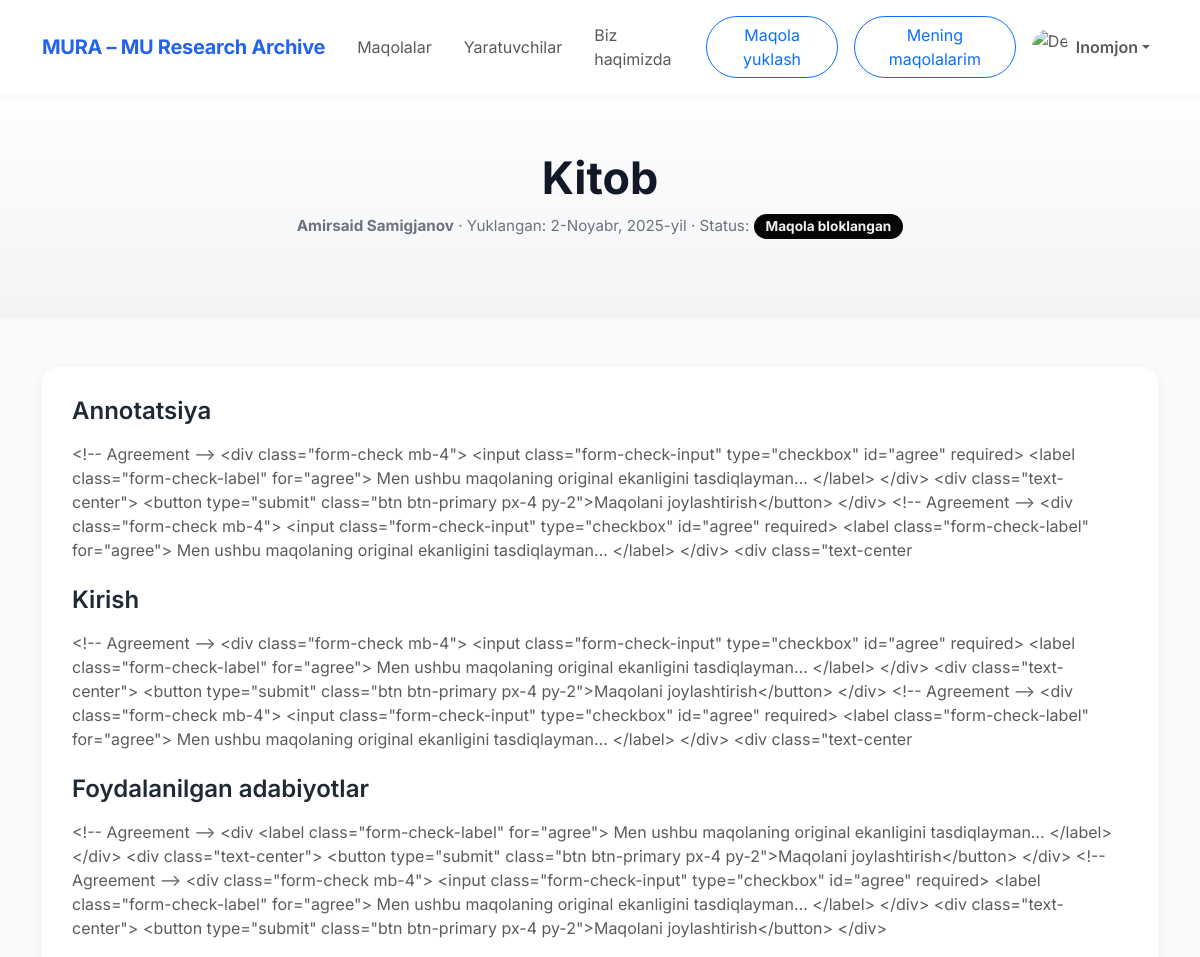
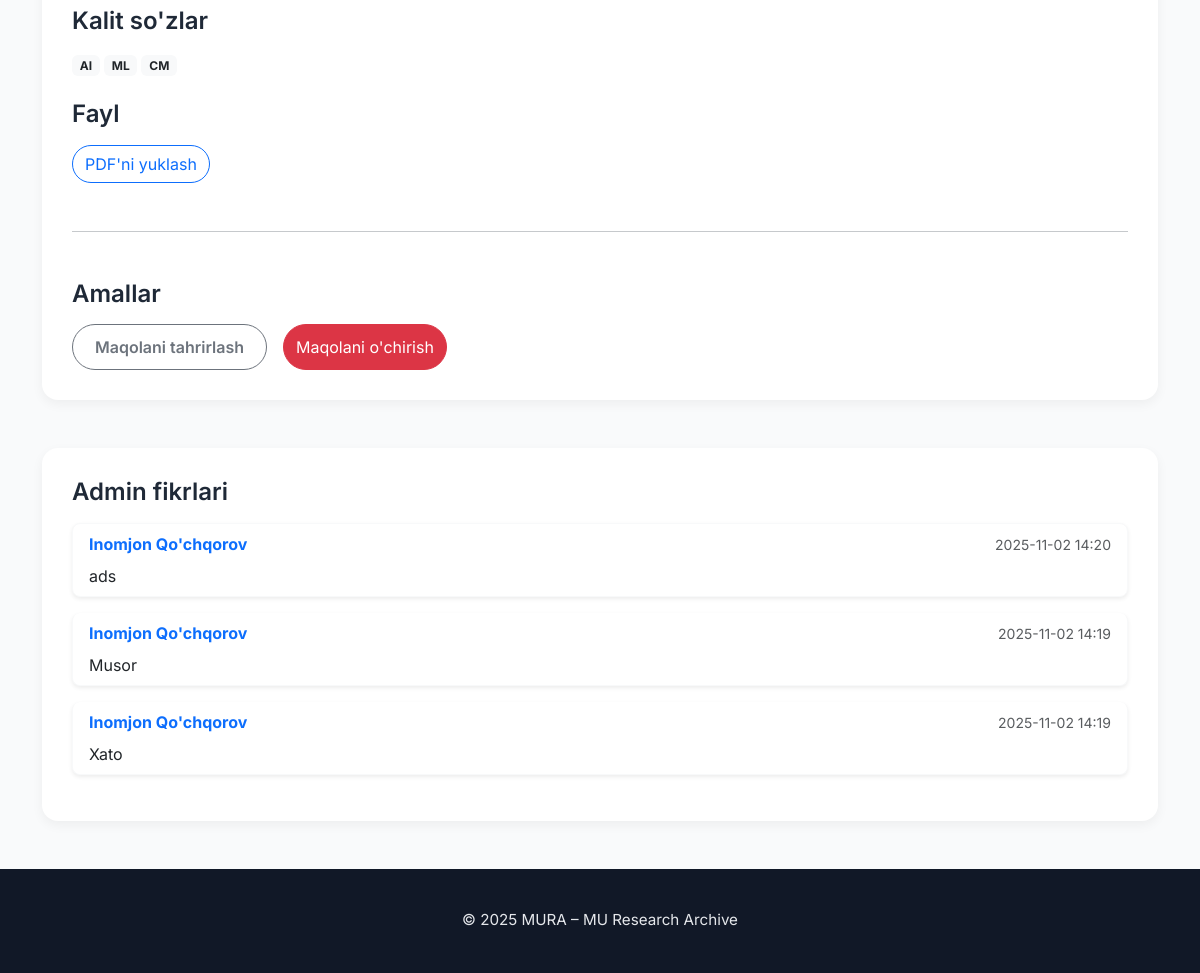
Page /my-paper/19/ (signed in) on the committed database (2 pictures, top to bottom).
### main/models.py (models this page shows, shortened)
class CustomUser(AbstractUser):
    avatar = models.ImageField(upload_to='avatars/', null=True, blank=True)
    status = models.IntegerField(default=0)

class Paper(models.Model):
    STATUS_CHOICES = [
        (1, 'draft'),
        (2, 'on_process'),
        (3, 'declined'),
        (4, 'accepted'),
        (5, 'payment_process'),
        (6, 'blocked')
    ]
    owner = models.ForeignKey(CustomUser, on_delete=models.CASCADE)
    category = models.ForeignKey('Category', on_delete=models.SET_NULL, null=True)
    title = models.CharField(
        max_length=100,
        validators=[MinLengthValidator(1)],
        help_text="Sarlavha 1–100 belgidan iborat bo‘lishi kerak."
    )
    abstract = models.TextField(
        max_length=2000,
        validators=[MinLengthValidator(100)],
        help_text="Umumiy fikr 100–2000 belgidan iborat bo‘lishi kerak."
    )
    intro = models.TextField(
        max_length=2000,
        validators=[MinLengthValidator(100)],
        help_text="Kirish qismi 100-2000 ta belgidan iborat bo‘lishi kerak."
    )
    file = models.FileField(upload_to='pdfs/')
    status = models.IntegerField(
        choices=STATUS_CHOICES,
        default=1,
        help_text="Maqolaning joriy holatini tanlang."
    )
    published_at = models.DateField(auto_now=True)
    keywords = models.CharField(
        max_length=100,
        validators=[MinLengthValidator(10)],
        help_text="Kalit so‘zlar 10–300 belgidan iborat bo‘lishi kerak."
    )
    pages = models.IntegerField(
        null=True,
        blank=True,
    )
    organization = models.CharField(
        max_length=120,
        validators=[MinLengthValidator(1)],
        null=True,
        blank=True,
        help_text="Tashkilot nomi 1–120 belgidan iborat bo‘lishi kerak."
    )
    paid_at = models.DateTimeField(null=True, blank=True)
    reject_count = models.IntegerField(default=0)
    citations = models.TextField(null=True,
                                 blank=True,
                                 max_length=2000,
                                 validators=[MinLengthValidator(100)],
                                 help_text="Foydalanilgan adabiyotlar 100–2000 belgidan iborat bo`lsin."
                                 )
    certificate = models.FileField(null=True, blank=True)

class Comment(models.Model):
    paper = models.ForeignKey(Paper, on_delete=models.CASCADE)
    comment = models.TextField()
    written_at = models.DateTimeField(auto_now_add=True)

### main/Views/main_page_buttons.py (the view)
# urls.py: path('my-paper/<int:pk>/', MyPaperDetailView.as_view(), name='my_paper'),
class MyPaperDetailView(LoginRequiredMixin, DetailView):
    model = Paper
    template_name = 'detail-owner.html'
    context_object_name = 'paper'
    login_url = 'login'
    def get_context_data(self, **kwargs):
        context = super().get_context_data(**kwargs)
        paper = self.object
        context['keywords'] = paper.keywords.split(',')
        context['comments'] = Comment.objects.filter(paper=paper).order_by('-id')
        return context

### templates/detail-owner.html (shortened to what this page needs)
{% extends "base.html" %}
{% load static %}
{% block style %}
    <link href="https://cdn.jsdelivr.net/npm/bootstrap@5.3.3/dist/css/bootstrap.min.css" rel="stylesheet"/>
    <link rel="stylesheet" href="{% static 'main/css/detail-owner.css' %}">
{% endblock %}
{% block content %}
    <section class="paper-header">
        <div class="container">
            <h1>{{ paper.title }}</h1>
            <div class="paper-meta">
                <span><strong>{{ paper.owner.first_name }} {{ paper.owner.last_name }}</strong></span> ·
                <span>Yuklangan: {{ paper.published_at }}</span> ·
                <span>Status:
                    {% if paper.status == 1 %}
                        <span class="badge badge-status badge-draft">Tekshirilmagan</span>
                    {% elif paper.status == 2 %}
                        <span class="badge badge-status badge-review">Tekshiruv jarayonida</span>
                    {% elif paper.status == 3 %}
                        <span class="badge badge-status badge-decline">Rad etilgan</span>
                    {% elif paper.status == 4 %}
                        <span class="badge badge-status badge-published">Nashr etilgan</span>
                    {% elif paper.status == 5 %}
                        <span class="badge badge-status badge-payment">To`lov jarayonida</span>
                    {% elif paper.status == 6 %}
                        <span class="badge badge-status badge-blocked">Maqola bloklangan</span>
                    {% endif %}
            </span>
            </div>
        </div>
    </section>
    <section class="container my-5">
        <div class="paper-card">
            <h4 class="fw-semibold mb-3">Annotatsiya</h4>
            <p class="text-muted mb-4">
                {{ paper.abstract }}
            </p>
            <h4 class="fw-semibold mb-3">Kirish</h4>
            <p class="text-muted mb-4">
                {{ paper.intro }}
            </p>
            <h4 class="fw-semibold mb-3">Foydalanilgan adabiyotlar</h4>
            <p class="text-muted mb-4">
                {{ paper.citations }}
            </p>
            <h4 class="fw-semibold mb-3">Kalit so'zlar</h4>
            <p>{% for key in keywords %}<span class="badge bg-light text-dark me-1">{{ key }}</span>{% endfor %}</p>
            <h4 class="fw-semibold mt-4 mb-3">Fayl</h4>
            <a href="{{ paper.file.url }}" download="{{ paper.title }}.pdf"
               class="btn btn-outline-primary rounded-pill">PDF'ni yuklash</a>
            <hr class="my-5"/>
        <h4 class="fw-semibold mb-3">Amallar</h4>
        <div class="d-flex flex-wrap gap-3">
            {% if paper.status == 1 or paper.status == 3%}
                <a href="{% url 'edit_paper' paper.id %}" class="btn btn-edit">Maqolani tahrirlash</a>
            {% else %}
                <button class="btn btn-edit" disabled>Maqolani tahrirlash</button>
            {% endif %}
            <button type="button" class="btn btn-danger rounded-pill" data-bs-toggle="modal"
                    data-bs-target="#deleteModal">Maqolani o'chirish
            </button>
        </div>
    </div>
</section>
    <section class="container my-5">
        <div class="paper-card">
            <h4 class="fw-semibold mb-3">Admin fikrlari</h4>
            {% if comments %}
                <div class="list-group">
                    {% for comment in comments %}
                        <div class="list-group-item mb-3 rounded-3 border-light shadow-sm">
                            <div class="d-flex justify-content-between align-items-center">
                                <strong class="text-primary">Inomjon Qo'chqorov</strong>
                                <small class="text-muted">{{ comment.written_at|date:"Y-m-d H:i" }}</small>
                            </div>
                            <p class="mt-2 mb-0">{{ comment.comment }}</p>
                        </div>
                    {% endfor %}
                </div>
            {% else %}
                <p class="text-muted">Hozircha bu maqola bo‘yicha admin fikrlari mavjud emas.</p>
            {% endif %}
        </div>
    </section>
{% endblock %}

### templates/base.html (shortened to what this page needs)
{% load static %}
<!DOCTYPE html>
<html lang="en">
<head>
    <link href="https://cdn.jsdelivr.net/npm/bootstrap@5.3.3/dist/css/bootstrap.min.css" rel="stylesheet"/>
    <link
            rel="stylesheet"
            href="https://cdn.jsdelivr.net/npm/bootstrap-icons@1.11.3/font/bootstrap-icons.css"
    />
    {% block style %}{% endblock %}
</head>
<body style="height: fit-content;">
<nav class="navbar navbar-expand-lg fixed-top">
    <div class="container">
        <a class="navbar-brand" href="{% url 'main' %}">MURA – MU Research Archive</a>
        <div class="collapse navbar-collapse" id="navmenu">
            <ul class="navbar-nav ms-auto align-items-lg-center">
                <li class="nav-item"><a href="{% url 'all_papers' %}" class="nav-link px-3">Maqolalar</a></li>
                <li class="nav-item"><a href="{% url 'creators' %}" class="nav-link px-3">Yaratuvchilar</a></li>
                <li class="nav-item"><a href="{% url 'about' %}" class="nav-link px-3">Biz haqimizda</a></li>
                {% if user.is_authenticated %}
                    <li class="nav-item"><a href="{% url 'upload_paper' %}"
                                            class="m-lg-2 mb-2 px-3 btn btn-outline-primary rounded-pill">Maqola
                        yuklash</a></li>
                    <li class="nav-item"><a href="{% url 'my_papers' %}"
                                            class="px-3 m-lg-2 mb-2  btn btn-outline-primary rounded-pill">Mening
                        maqolalarim</a>
                    </li>
                    <li class="nav-item dropdown">
                        <a class="nav-link dropdown-toggle d-flex align-items-center" href="#" id="profileDropdown"
                           role="button" data-bs-toggle="dropdown" aria-expanded="false">
                            {% if user.avatar %}
                                <img src="{{ user.avatar.url }}" alt="Avatar" class="rounded-circle" width="36"
                                     height="36" style="object-fit: cover;">
                            {% else %}
                                <img src="https://cdn-icons-png.flaticon.com/512/847/847969.png" alt="Default Avatar"
                                     class="rounded-circle" width="36" height="36" style="object-fit: cover;">
                            {% endif %}
                            <span class="ms-2 fw-semibold">{{ user.first_name }}</span>
                        </a>
                    </li>
                {% else %}
                    <li class="nav-item"><a href="{% url 'login' %}"
                                            class="btn btn-primary btn-sm ms-lg-3 p-2 m-1 text-white">Kirish</a></li>
                    <li class="nav-item"><a href="{% url 'register' %}"
                                            class="btn btn-primary btn-sm ms-lg-3 p-2 m-1 text-white">Ro'yxatdan
                        o'tish</a></li>
                {% endif %}
            </ul>
        </div>
    </div>
</nav>
{% block content %}
{% endblock %}
<footer>
    <div class="container">
        <p>© 2025 MURA – MU Research Archive</p>
    </div>
</footer>
</body>
</html>

### main/static/main/css/detail-owner.css (style rules this page uses)
body { font-family: 'Inter', sans-serif; background-color: #f9fafb; color: #1f2937; padding-top: 72px; }
nav { background-color: #fff; box-shadow: 0 1px 6px rgba(0,0,0,0.05); }
.navbar-brand { font-weight: 700; color: #2563eb !important; letter-spacing: -0.3px; }
.paper-header { background: linear-gradient(180deg, #ffffff 0%, #f3f4f6 100%); padding: 80px 20px; text-align: center; }
.paper-header h1 { font-size: clamp(1.8rem, 4vw, 2.8rem); font-weight: 700; color: #111827; }
.paper-meta { color: #6b7280; font-size: 0.95rem; margin-top: 8px; }
.paper-card { background: #fff; border-radius: 16px; box-shadow: 0 4px 12px rgba(0,0,0,0.05); padding: 30px; margin-bottom: 40px; }
.badge-status { font-size: 0.85rem; padding: 6px 12px; border-radius: 999px; }
.badge-blocked { background-color: #070506; color: #f0f0f0; }
footer { text-align: center; padding: 40px 0 25px; background: #111827; color: #e5e7eb; font-size: 0.95rem; }
.btn-edit { background-color: #2563eb; color: #fff; border-radius: 999px; padding: 10px 22px; font-weight: 600; }

### rows in the picture
CustomUser: first_name "Inomjon"
Paper: title "Kitob", owner.first_name "Amirsaid", owner.last_name "Samigjanov", published_at "2-Noyabr, 2025-yil", abstract "<!-- Agreement --> <div class=\"form-check mb-4\"> <input class=\"form-check-input\" type=\"checkbox\" id=\"agree\" required> <label class=\"form-check-label\" for=\"agree\"> Men ushbu maqolaning original ekanligini tasdiqlayman… </label> </div> <div class=\"text-center\"> <button type=\"submit\" class=\"btn btn-primary px-4 py-2\">Maqolani joylashtirish</button> </div> <!-- Agreement --> <div class=\"form-check mb-4\"> <input class=\"form-check-input\" type=\"checkbox\" id=\"agree\" required> <label class=\"form-check-label\" for=\"agree\"> Men ushbu maqolaning original ekanligini tasdiqlayman… </label> </div> <div class=\"text-center", intro "<!-- Agreement --> <div class=\"form-check mb-4\"> <input class=\"form-check-input\" type=\"checkbox\" id=\"agree\" required> <label class=\"form-check-label\" for=\"agree\"> Men ushbu maqolaning original ekanligini tasdiqlayman… </label> </div> <div class=\"text-center\"> <button type=\"submit\" class=\"btn btn-primary px-4 py-2\">Maqolani joylashtirish</button> </div> <!-- Agreement --> <div class=\"form-check mb-4\"> <input class=\"form-check-input\" type=\"checkbox\" id=\"agree\" required> <label class=\"form-check-label\" for=\"agree\"> Men ushbu maqolaning original ekanligini tasdiqlayman… </label> </div> <div class=\"text-center", citations "<!-- Agreement --> <div <label class=\"form-check-label\" for=\"agree\"> Men ushbu maqolaning original ekanligini tasdiqlayman… </label> </div> <div class=\"text-center\"> <button type=\"submit\" class=\"btn btn-primary px-4 py-2\">Maqolani joylashtirish</button> </div> <!-- Agreement --> <div class=\"form-check mb-4\"> <input class=\"form-check-input\" type=\"checkbox\" id=\"agree\" required> <label class=\"form-check-label\" for=\"agree\"> Men ushbu maqolaning original ekanligini tasdiqlayman… </label> </div> <div class=\"text-center\"> <button type=\"submit\" class=\"btn btn-primary px-4 py-2\">Maqolani joylashtirish</button> </div>"
Comment: written_at "2025-11-02 14:20", comment "ads"
Comment: written_at "2025-11-02 14:19", comment "Musor"
Comment: written_at "2025-11-02 14:19", comment "Xato"

### other values in the picture
{{ key }} "AI" "ML" "CM"
